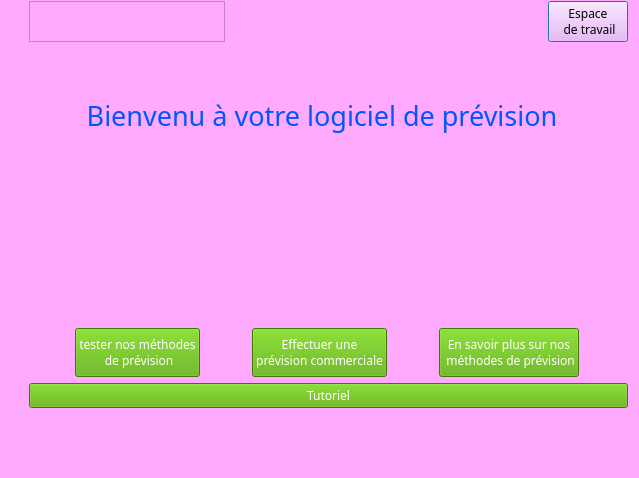
<?xml version="1.0" encoding="UTF-8"?>
<ui version="4.0">
 <class>Dialog</class>
 <widget class="QDialog" name="Dialog">
  <property name="geometry">
   <rect>
    <x>0</x>
    <y>0</y>
    <width>639</width>
    <height>478</height>
   </rect>
  </property>
  <property name="font">
   <font>
    <family>Niagara Solid</family>
    <italic>false</italic>
   </font>
  </property>
  <property name="windowTitle">
   <string>Dialog</string>
  </property>
  <property name="styleSheet">
   <string notr="true">background-color: rgb(255, 170, 255);</string>
  </property>
  <widget class="QWidget" name="">
   <property name="geometry">
    <rect>
     <x>1</x>
     <y>1</y>
     <width>656</width>
     <height>461</height>
    </rect>
   </property>
   <layout class="QGridLayout" name="gridLayout">
    <item row="0" column="0">
     <layout class="QHBoxLayout" name="horizontalLayout_2">
      <item>
       <widget class="QFrame" name="frame">
        <property name="styleSheet">
         <string notr="true">image: url(:/newPrefix/back.qrc);</string>
        </property>
        <property name="frameShape">
         <enum>QFrame::StyledPanel</enum>
        </property>
        <property name="frameShadow">
         <enum>QFrame::Raised</enum>
        </property>
       </widget>
      </item>
      <item>
       <widget class="QLabel" name="label_2">
        <property name="text">
         <string/>
        </property>
       </widget>
      </item>
      <item alignment="Qt::AlignRight">
       <widget class="QPushButton" name="pushButton_6">
        <property name="text">
         <string>Espace
 de travail</string>
        </property>
       </widget>
      </item>
     </layout>
    </item>
    <item row="4" column="0">
     <layout class="QGridLayout" name="gridLayout_2">
      <item row="1" column="0">
       <widget class="QPushButton" name="pushButton_4">
        <property name="minimumSize">
         <size>
          <width>599</width>
          <height>0</height>
         </size>
        </property>
        <property name="styleSheet">
         <string notr="true">background-color: rgba(85, 170, 0.5);
font: 75 9pt &quot;MS Shell Dlg 2&quot;;
color: rgb(255, 255, 255);</string>
        </property>
        <property name="text">
         <string>Tutoriel</string>
        </property>
       </widget>
      </item>
      <item row="0" column="0">
       <layout class="QHBoxLayout" name="horizontalLayout">
        <item>
         <widget class="QPushButton" name="pushButton_3">
          <property name="sizePolicy">
           <sizepolicy hsizetype="Maximum" vsizetype="Minimum">
            <horstretch>0</horstretch>
            <verstretch>0</verstretch>
           </sizepolicy>
          </property>
          <property name="styleSheet">
           <string notr="true">background-color: rgba(85, 170, 0.5);
font: 75 9pt &quot;MS Shell Dlg 2&quot;;
color: rgb(255, 255, 255);</string>
          </property>
          <property name="text">
           <string>tester nos méthodes
 de prévision</string>
          </property>
         </widget>
        </item>
        <item>
         <widget class="QPushButton" name="pushButton">
          <property name="sizePolicy">
           <sizepolicy hsizetype="Maximum" vsizetype="Minimum">
            <horstretch>0</horstretch>
            <verstretch>0</verstretch>
           </sizepolicy>
          </property>
          <property name="styleSheet">
           <string notr="true">background-color: rgba(85, 170, 0.5);
font: 75 9pt &quot;MS Shell Dlg 2&quot;;
color: rgb(255, 255, 255);</string>
          </property>
          <property name="text">
           <string>Effectuer une 
prévision commerciale</string>
          </property>
          <property name="autoRepeat">
           <bool>false</bool>
          </property>
          <property name="autoExclusive">
           <bool>false</bool>
          </property>
         </widget>
        </item>
        <item>
         <widget class="QPushButton" name="pushButton_2">
          <property name="sizePolicy">
           <sizepolicy hsizetype="Maximum" vsizetype="Minimum">
            <horstretch>0</horstretch>
            <verstretch>0</verstretch>
           </sizepolicy>
          </property>
          <property name="styleSheet">
           <string notr="true">background-color: rgba(85, 170, 0.5);
font: 75 9pt &quot;MS Shell Dlg 2&quot;;
color: rgb(255, 255, 255);</string>
          </property>
          <property name="text">
           <string>En savoir plus sur nos
 méthodes de prévision</string>
          </property>
          <property name="autoExclusive">
           <bool>false</bool>
          </property>
          <property name="autoRepeatInterval">
           <number>97</number>
          </property>
          <property name="autoDefault">
           <bool>true</bool>
          </property>
          <property name="flat">
           <bool>false</bool>
          </property>
         </widget>
        </item>
       </layout>
      </item>
      <item row="2" column="0">
       <widget class="QLabel" name="label_3">
        <property name="text">
         <string/>
        </property>
       </widget>
      </item>
     </layout>
    </item>
    <item row="2" column="0">
     <widget class="QLabel" name="label">
      <property name="maximumSize">
       <size>
        <width>586</width>
        <height>16777215</height>
       </size>
      </property>
      <property name="font">
       <font>
        <family>MV Boli</family>
        <pointsize>20</pointsize>
        <weight>50</weight>
        <italic>false</italic>
        <bold>false</bold>
       </font>
      </property>
      <property name="styleSheet">
       <string notr="true">color: rgb(0, 85, 255);
font: 20pt &quot;MV Boli&quot;;</string>
      </property>
      <property name="text">
       <string>Bienvenu à votre logiciel de prévision</string>
      </property>
      <property name="alignment">
       <set>Qt::AlignCenter</set>
      </property>
     </widget>
    </item>
    <item row="3" column="0">
     <widget class="QLabel" name="label_4">
      <property name="text">
       <string/>
      </property>
     </widget>
    </item>
   </layout>
  </widget>
 </widget>
 <resources>
  <include location="../back.qrc"/>
 </resources>
 <connections/>
</ui>
